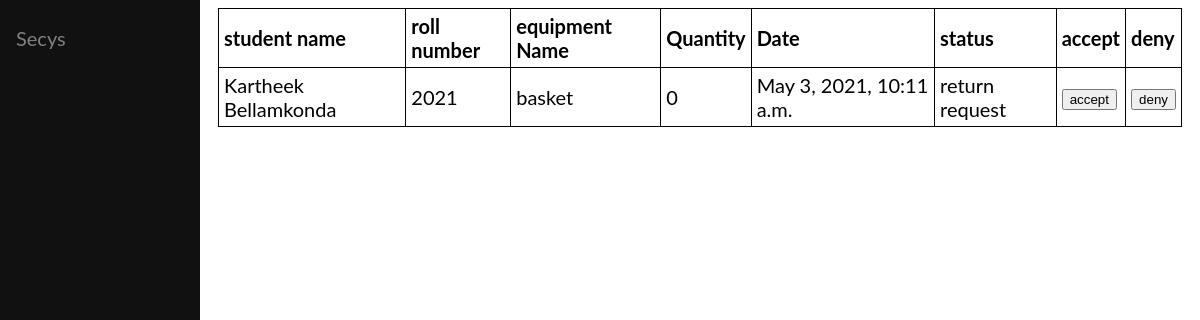
The page /sportapp/superindent/ on the database its author committed.
### sportapp/models.py (models this page shows)
class issue(models.Model):
    equipment_name= models.ForeignKey('equipment',on_delete=models.CASCADE, null=True)
    roll= models.CharField(max_length=30)
    name=  models.CharField(max_length=50)
    quantity= models.PositiveIntegerField(null=True)
    date= models.DateTimeField(auto_now=True)
    is_return= models.BooleanField(default=False)
    is_pending= models.BooleanField(default=True)
    req=models.BooleanField(default=False)
    class Meta:
        ordering = ['date']

class equipment(models.Model):
    id = models.UUIDField(primary_key=True, default=uuid.uuid4, help_text='Unique ID for this particular equipment')
    name = models.CharField(max_length=30)
    total_quantity= models.IntegerField(null=True)
    available_quantity=models.IntegerField(null=True)
    sport= models.ForeignKey('clubs', on_delete=models.CASCADE)
    specification=models.TextField(null=True)
    def __str__(self):
        return self.name

### sportapp/views.py (the view)
# urls.py: path('superindent/', views.superindent, name='superindent'),
def superindent(request):
    iss=issue.objects.filter(is_pending=True)
    print(iss)
    context={'iss':iss}
    return render(request,'sportapp/superindent.html',context)

### sportapp/templates/sportapp/superindent.html (shortened to what this page needs)
<!DOCTYPE html>
<html>
<head>
<link rel="stylesheet" href="https://cdnjs.cloudflare.com/ajax/libs/font-awesome/4.7.0/css/font-awesome.min.css">
</head>
<body>
<div class="sidenav">
    <a href="{% url 'clubsList' %}">Secys</a>
</div>
<div class="main">
    {% if iss %}
    <table style="width:100%">
        <tr>
          <th>student name</th>
          <th>roll number</th>
            <th>equipment Name</th>
            <th>Quantity</th>
            <th>Date</th>
            <th>status</th>
            <th>accept</th>
            <th>deny</th>
          </tr>
      {% for obj in iss %}
      <tr>
        <tr>
        <td>{{obj.name}}</td>
        <td>{{obj.roll}}</td>
        <td>{{obj.equipment_name}}</td>
        <td>{{obj.quantity}}</td>
        <td>{{obj.date}}</td>
        {% if obj.is_return%}
        <td>return request</td>
        {%else%}
        <td>issue request</td>
        {% endif %}
        <td><a href="{% url 'accept' obj.pk %}"><button>accept</button></td>
        <td><a href="{% url 'deny' obj.pk %}"><button>deny</button></td>
      </tr>
    {% endfor %}
</table>
  {% else %}
    <p>There are no Issue_Equipments </p>
  {% endif %}
</div>
</body>
</html>

### sportapp/templates/sportapp/superindent.html (style rules this page uses)
body { font-family: "Lato", sans-serif; }
.sidenav { height: 100%; width: 200px; position: fixed; z-index: 1; top: 0; left: 0; background-color: #111; overflow-x: hidden; padding-top: 20px; }
.sidenav a, .dropdown-btn { padding: 6px 8px 6px 16px; text-decoration: none; font-size: 20px; color: #818181; display: block; border: none; background: none; width: 100%; text-align: left; cursor: pointer; outline: none; }
.main { margin-left: 200px; font-size: 20px; padding: 0px 10px; }
table, th, td { border: 1px solid black; border-collapse: collapse; }
th, td { padding: 5px; text-align: left; }

### rows shown on the page
issue: name "Kartheek Bellamkonda", roll "2021", equipment_name "basket", quantity "0", date "May 3, 2021, 10:11 a.m.", is_return "return request"
